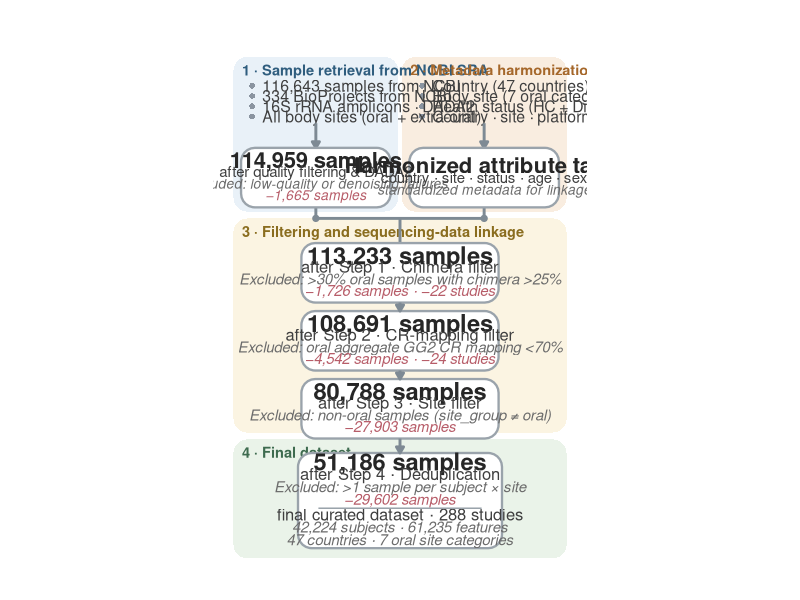
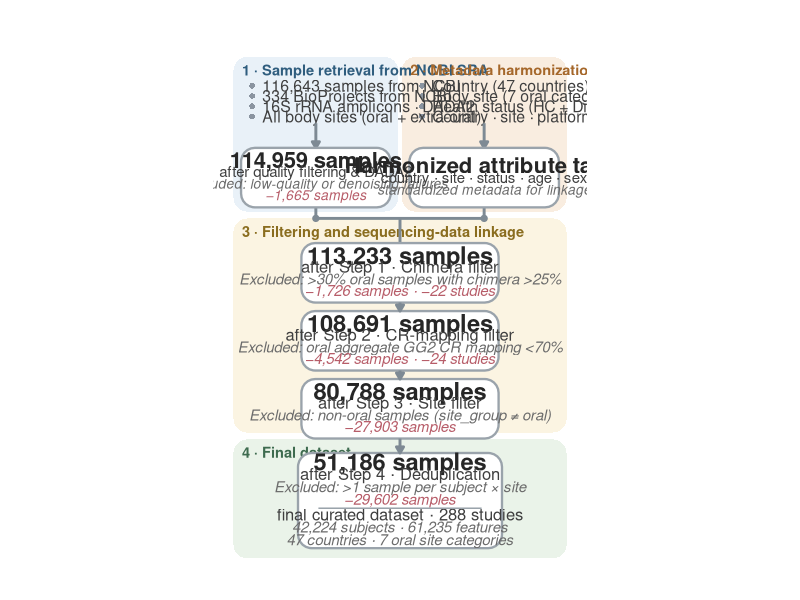

These charts were generated, in order, by the following R code:
library(ggplot2)
library(ggforce)

# Palette (Morandi / low saturation)
zone_fill  <- c(blue = "#E9F1F8", orange = "#F9EDE0", yellow = "#FBF4E2", green = "#EAF3E9")
zone_title <- c(blue = "#2F5D7E", orange = "#A5672A", yellow = "#8A6D1F", green = "#3E6B4F")

node_fill   <- "white"
node_border <- "#9AA3AB"
arrow_col   <- "#7E8A94"
txt_main    <- "#262626"
txt_sub     <- "#3F3F3F"
txt_detail  <- "#6B6B6B"
txt_excl    <- "#B75D69"
bullet_col  <- "#8A94A0"

# Geometry helpers
rect_xy <- function(cx, cy, w, h, grp = NULL) {
  d <- data.frame(
    x = c(cx - w/2, cx + w/2, cx + w/2, cx - w/2),
    y = c(cy - h/2, cy - h/2, cy + h/2, cy + h/2)
  )
  if (!is.null(grp)) d$grp <- grp
  d
}

arrowhead_xy <- function(cx, cy, dir, a = 3.2, b = 1.9) {
  switch(dir,
    down = data.frame(x = c(cx - b, cx + b, cx), y = c(cy, cy, cy - a))
  )
}

# Canvas & zones
zones <- data.frame(
  name = c("1 · Sample retrieval from NCBI SRA", "2 · Metadata harmonization",
           "3 · Filtering and sequencing-data linkage", "4 · Final dataset"),
  xmin = c(1, 50.5, 1, 1), xmax = c(49.5, 99, 99, 99),
  ymin = c(82, 82, 17, -20), ymax = c(127.5, 127.5, 80, 15),
  key  = c("blue", "orange", "yellow", "green")
)
zones$fill <- zone_fill[zones$key]
zones$tcol <- zone_title[zones$key]

zones_poly <- do.call(rbind, lapply(seq_len(nrow(zones)), function(i)
  rect_xy((zones$xmin[i] + zones$xmax[i])/2, (zones$ymin[i] + zones$ymax[i])/2,
          zones$xmax[i] - zones$xmin[i], zones$ymax[i] - zones$ymin[i], paste0("z", i))))
zones_poly$fill <- rep(zones$fill, each = 4)

# Top modules (Parallel tasks)
bullet <- data.frame(
  x = c(rep(6.5, 4), rep(56.5, 4)),
  y = c(119, 116, 113, 110)
)
row_txt <- data.frame(
  x = c(rep(9.5, 4), rep(59.5, 4)),
  y = c(119, 116, 113, 110),
  label = c("116,643 samples from NCBI", "334 BioProjects from NCBI", 
            "16S rRNA amplicons · DADA2", "All body sites (oral + extra-oral)", 
            "Country (47 countries)", "Body site (7 oral categories)",
            "Health status (HC + Diseases)", "Country · site · platform · age · sex")
)

top_pill <- data.frame(id = c("tblue", "torange"), cx = c(25.25, 74.75), cy = c(92, 92), w = c(44, 44), h = c(17.5, 17.5))
top_poly <- do.call(rbind, lapply(seq_len(nrow(top_pill)), function(i)
  rect_xy(top_pill$cx[i], top_pill$cy[i], top_pill$w[i], top_pill$h[i], top_pill$id[i])))

top_txt <- do.call(rbind, list(
  data.frame(x = 25.25, 
             y = 92 + c(5.2, 1.8, -1.8, -5.2),
             label = c("114,959 samples", "after quality filtering & DADA2", "Excluded: low-quality or denoising failures", "−1,665 samples"),
             size = c(5.6, 3.8, 3.5, 3.5), 
             fontface = c("bold", "plain", "italic", "italic"), color = c(txt_main, txt_sub, txt_detail, txt_excl)),
  data.frame(x = 74.75, 
             y = 92 + c(3.6, 0, -3.6),
             label = c("Harmonized attribute table", "country · site · status · age · sex", "standardized metadata for linkage"),
             size = c(5.6, 3.8, 3.5), fontface = c("bold", "plain", "italic"), color = c(txt_main, txt_sub, txt_detail))
))

row_arrow <- data.frame(x = c(25.25, 74.75), y = c(108, 108), xend = c(25.25, 74.75), yend = c(100.75, 100.75))

merge_seg <- data.frame(x = c(25.25, 74.75, 25.25, 50), y = c(83.25, 83.25, 80, 80), xend = c(25.25, 74.75, 74.75, 50), yend = c(80, 80, 80, 73.0))
merge_head <- arrowhead_xy(50, 73.0, "down", a = 2.2, b = 1.3)
merge_dot  <- data.frame(x = c(25.25, 74.75), y = c(80, 80))

# Funnel Nodes
step_pill <- data.frame(
  id = paste0("s", 1:4), 
  cx = rep(50, 4), 
  cy = c(64, 44, 24, -3),
  w = c(58, 58, 58, 60),
  h = c(17.5, 17.5, 17.5, 28) 
)

step_poly <- do.call(rbind, lapply(seq_len(nrow(step_pill)), function(i)
  rect_xy(step_pill$cx[i], step_pill$cy[i], step_pill$w[i], step_pill$h[i], step_pill$id[i])))

step_line <- do.call(rbind, list(
  data.frame(x = 50, y = 64 + c(5.2, 1.8, -1.8, -5.2), label = c("113,233 samples", "after Step 1 · Chimera filter", "Excluded: >30% oral samples with chimera >25%", "−1,726 samples · −22 studies"), size = c(6.0, 4.2, 3.8, 3.8), fontface = c("bold", "plain", "italic", "italic"), color = c(txt_main, txt_sub, txt_detail, txt_excl)),
  data.frame(x = 50, y = 44 + c(5.2, 1.8, -1.8, -5.2), label = c("108,691 samples", "after Step 2 · CR-mapping filter", "Excluded: oral aggregate GG2 CR mapping <70%", "−4,542 samples · −24 studies"), size = c(6.0, 4.2, 3.8, 3.8), fontface = c("bold", "plain", "italic", "italic"), color = c(txt_main, txt_sub, txt_detail, txt_excl)),
  data.frame(x = 50, y = 24 + c(5.2, 1.8, -1.8, -5.2), label = c("80,788 samples", "after Step 3 · Site filter", "Excluded: non-oral samples (site_group ≠ oral)", "−27,903 samples"), size = c(6.0, 4.2, 3.8, 3.8), fontface = c("bold", "plain", "italic", "italic"), color = c(txt_main, txt_sub, txt_detail, txt_excl)),
  data.frame(x = 50, y = -3 + c(11.5, 7.8, 4.1, 0.4, -4.1, -7.8, -11.5), label = c("51,186 samples", "after Step 4 · Deduplication", "Excluded: >1 sample per subject × site", "−29,602 samples", "final curated dataset · 288 studies", "42,224 subjects · 61,235 features", "47 countries · 7 oral site categories"), size = c(6.0, 4.2, 3.8, 3.8, 4.2, 3.8, 3.8), fontface = c("bold", "plain", "italic", "italic", "plain", "italic", "italic"), color = c(txt_main, txt_sub, txt_detail, txt_excl, txt_sub, txt_detail, txt_detail))
))

final_div <- data.frame(x = 26, y = -5.25, xend = 74, yend = -5.25)

step_arrow <- data.frame(
  x = rep(50, 3), 
  y = c(55.25, 35.25, 15.25), 
  xend = rep(50, 3), 
  yend = c(52.75, 32.75, 11.00)
)

# Assemble plot
p2 <- ggplot() +
  geom_shape(data = zones_poly, aes(x = x, y = y, group = grp), fill = zones_poly$fill, radius = unit(0.35, "cm"), color = NA) +
  geom_text(data = zones, aes(x = xmin + 2.5, y = ymax - 2.2, label = name, color = tcol), hjust = 0, vjust = 1, fontface = "bold", size = 3.7) +
  scale_color_identity() +

  geom_point(data = bullet, aes(x = x, y = y), shape = 16, size = 1.6, color = bullet_col) +
  geom_text(data = row_txt, aes(x = x, y = y, label = label), hjust = 0, size = 4.0, color = txt_sub) +
  geom_segment(data = row_arrow, aes(x = x, y = y, xend = xend, yend = yend), color = arrow_col, linewidth = 1.0, arrow = arrow(length = unit(0.18, "cm"), type = "closed")) +

  geom_segment(data = merge_seg, aes(x = x, y = y, xend = xend, yend = yend), color = arrow_col, linewidth = 1.0) +
  geom_polygon(data = merge_head, aes(x = x, y = y), fill = arrow_col) +
  geom_point(data = merge_dot, aes(x = x, y = y), shape = 21, size = 1.8, fill = arrow_col, color = arrow_col) +

  geom_shape(data = top_poly, aes(x = x, y = y, group = grp), fill = node_fill, color = node_border, radius = unit(0.35, "cm"), linewidth = 0.8) +
  geom_text(data = top_txt, aes(x = x, y = y, label = label), size = top_txt$size, fontface = top_txt$fontface, color = top_txt$color) +

  geom_shape(data = step_poly, aes(x = x, y = y, group = grp), fill = node_fill, color = node_border, radius = unit(0.35, "cm"), linewidth = 0.8) +
  geom_text(data = step_line, aes(x = x, y = y, label = label), size = step_line$size, fontface = step_line$fontface, color = step_line$color) +
  geom_segment(data = final_div, aes(x = x, y = y, xend = xend, yend = yend), color = node_border, linewidth = 0.5) +

  geom_segment(data = step_arrow, aes(x = x, y = y, xend = xend, yend = yend), color = arrow_col, linewidth = 1.0, arrow = arrow(length = unit(0.18, "cm"), type = "closed")) +

  coord_fixed(ratio = 1, xlim = c(0, 100), ylim = c(-22, 134)) +
  theme_void() + theme(plot.margin = margin(6, 6, 6, 6, "pt"))

output_dir <- "/home/yanglun/YSD/global_oral/global_oral_v2/oral-v2-02/01-overview-sampling-distribution/02-patch-map-2/03-patch-pipeline-map/output"
if (!dir.exists(output_dir)) dir.create(output_dir, recursive = TRUE)

ggsave(file.path(output_dir, "pipeline_two_stage_funnel_HD.pdf"), plot = p2, width = 8.7, height = 11, device = "pdf")
ggsave(file.path(output_dir, "pipeline_two_stage_funnel_HD.png"), plot = p2, width = 8.7, height = 11, device = "png", dpi = 600, bg = "white")
